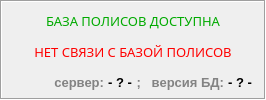
     <widget class="QFrame" name="frame">
      <property name="frameShape">
       <enum>QFrame::Box</enum>
      </property>
      <property name="frameShadow">
       <enum>QFrame::Sunken</enum>
      </property>
      <layout class="QVBoxLayout" name="verticalLayout_5">
       <property name="spacing">
        <number>0</number>
       </property>
       <property name="leftMargin">
        <number>8</number>
       </property>
       <property name="topMargin">
        <number>4</number>
       </property>
       <property name="rightMargin">
        <number>8</number>
       </property>
       <property name="bottomMargin">
        <number>1</number>
       </property>
       <item>
        <widget class="QLabel" name="lab_DB_ok">
         <property name="enabled">
          <bool>true</bool>
         </property>
         <property name="minimumSize">
          <size>
           <width>0</width>
           <height>24</height>
          </size>
         </property>
         <property name="palette">
          <palette>
           <active>
            <colorrole role="WindowText">
             <brush brushstyle="SolidPattern">
              <color alpha="255">
               <red>0</red>
               <green>170</green>
               <blue>0</blue>
              </color>
             </brush>
            </colorrole>
           </active>
           <inactive>
            <colorrole role="WindowText">
             <brush brushstyle="SolidPattern">
              <color alpha="255">
               <red>0</red>
               <green>170</green>
               <blue>0</blue>
              </color>
             </brush>
            </colorrole>
           </inactive>
           <disabled>
            <colorrole role="WindowText">
             <brush brushstyle="SolidPattern">
              <color alpha="255">
               <red>106</red>
               <green>104</green>
               <blue>100</blue>
              </color>
             </brush>
            </colorrole>
           </disabled>
          </palette>
         </property>
         <property name="font">
          <font>
           <family>Arial Black</family>
           <pointsize>10</pointsize>
           <weight>50</weight>
           <italic>false</italic>
           <bold>false</bold>
           <underline>false</underline>
           <kerning>true</kerning>
          </font>
         </property>
         <property name="text">
          <string>БАЗА ПОЛИСОВ ДОСТУПНА</string>
         </property>
         <property name="alignment">
          <set>Qt::AlignCenter</set>
         </property>
        </widget>
       </item>
       <item>
        <widget class="QLabel" name="lab_DB_no">
         <property name="minimumSize">
          <size>
           <width>0</width>
           <height>24</height>
          </size>
         </property>
         <property name="palette">
          <palette>
           <active>
            <colorrole role="WindowText">
             <brush brushstyle="SolidPattern">
              <color alpha="255">
               <red>255</red>
               <green>0</green>
               <blue>0</blue>
              </color>
             </brush>
            </colorrole>
           </active>
           <inactive>
            <colorrole role="WindowText">
             <brush brushstyle="SolidPattern">
              <color alpha="255">
               <red>255</red>
               <green>0</green>
               <blue>0</blue>
              </color>
             </brush>
            </colorrole>
           </inactive>
           <disabled>
            <colorrole role="WindowText">
             <brush brushstyle="SolidPattern">
              <color alpha="255">
               <red>106</red>
               <green>104</green>
               <blue>100</blue>
              </color>
             </brush>
            </colorrole>
           </disabled>
          </palette>
         </property>
         <property name="font">
          <font>
           <family>Arial Black</family>
           <pointsize>10</pointsize>
           <weight>50</weight>
           <italic>false</italic>
           <bold>false</bold>
           <underline>false</underline>
           <kerning>true</kerning>
          </font>
         </property>
         <property name="text">
          <string>НЕТ СВЯЗИ С БАЗОЙ ПОЛИСОВ</string>
         </property>
         <property name="alignment">
          <set>Qt::AlignCenter</set>
         </property>
        </widget>
       </item>
       <item>
        <layout class="QHBoxLayout" name="horizontalLayout">
         <property name="spacing">
          <number>4</number>
         </property>
         <property name="leftMargin">
          <number>4</number>
         </property>
         <property name="topMargin">
          <number>4</number>
         </property>
         <property name="rightMargin">
          <number>4</number>
         </property>
         <property name="bottomMargin">
          <number>4</number>
         </property>
         <item>
          <spacer name="horizontalSpacer_3">
           <property name="orientation">
            <enum>Qt::Horizontal</enum>
           </property>
           <property name="sizeHint" stdset="0">
            <size>
             <width>40</width>
             <height>20</height>
            </size>
           </property>
          </spacer>
         </item>
         <item>
          <widget class="QLabel" name="lab_host_2">
           <property name="palette">
            <palette>
             <active>
              <colorrole role="WindowText">
               <brush brushstyle="SolidPattern">
                <color alpha="255">
                 <red>131</red>
                 <green>131</green>
                 <blue>131</blue>
                </color>
               </brush>
              </colorrole>
             </active>
             <inactive>
              <colorrole role="WindowText">
               <brush brushstyle="SolidPattern">
                <color alpha="255">
                 <red>131</red>
                 <green>131</green>
                 <blue>131</blue>
                </color>
               </brush>
              </colorrole>
             </inactive>
             <disabled>
              <colorrole role="WindowText">
               <brush brushstyle="SolidPattern">
                <color alpha="255">
                 <red>106</red>
                 <green>104</green>
                 <blue>100</blue>
                </color>
               </brush>
              </colorrole>
             </disabled>
            </palette>
           </property>
           <property name="font">
            <font>
             <pointsize>10</pointsize>
             <weight>75</weight>
             <italic>false</italic>
             <bold>true</bold>
            </font>
           </property>
           <property name="text">
            <string>сервер:</string>
           </property>
           <property name="alignment">
            <set>Qt::AlignRight|Qt::AlignTrailing|Qt::AlignVCenter</set>
           </property>
          </widget>
         </item>
         <item>
          <widget class="QLabel" name="lab_host">
           <property name="font">
            <font>
             <pointsize>10</pointsize>
             <weight>75</weight>
             <italic>false</italic>
             <bold>true</bold>
            </font>
           </property>
           <property name="text">
            <string>- ? -</string>
           </property>
           <property name="alignment">
            <set>Qt::AlignRight|Qt::AlignTrailing|Qt::AlignVCenter</set>
           </property>
          </widget>
         </item>
         <item>
          <widget class="QLabel" name="lab_host_3">
           <property name="palette">
            <palette>
             <active>
              <colorrole role="WindowText">
               <brush brushstyle="SolidPattern">
                <color alpha="255">
                 <red>131</red>
                 <green>131</green>
                 <blue>131</blue>
                </color>
               </brush>
              </colorrole>
             </active>
             <inactive>
              <colorrole role="WindowText">
               <brush brushstyle="SolidPattern">
                <color alpha="255">
                 <red>131</red>
                 <green>131</green>
                 <blue>131</blue>
                </color>
               </brush>
              </colorrole>
             </inactive>
             <disabled>
              <colorrole role="WindowText">
               <brush brushstyle="SolidPattern">
                <color alpha="255">
                 <red>106</red>
                 <green>104</green>
                 <blue>100</blue>
                </color>
               </brush>
              </colorrole>
             </disabled>
            </palette>
           </property>
           <property name="font">
            <font>
             <pointsize>10</pointsize>
             <weight>75</weight>
             <italic>false</italic>
             <bold>true</bold>
            </font>
           </property>
           <property name="text">
            <string>;   версия БД:</string>
           </property>
           <property name="alignment">
            <set>Qt::AlignRight|Qt::AlignTrailing|Qt::AlignVCenter</set>
           </property>
          </widget>
         </item>
         <item>
          <widget class="QLabel" name="lab_vers">
           <property name="font">
            <font>
             <pointsize>10</pointsize>
             <weight>75</weight>
             <italic>false</italic>
             <bold>true</bold>
            </font>
           </property>
           <property name="text">
            <string>- ? -</string>
           </property>
           <property name="alignment">
            <set>Qt::AlignRight|Qt::AlignTrailing|Qt::AlignVCenter</set>
           </property>
          </widget>
         </item>
        </layout>
       </item>
      </layout>
     </widget>
